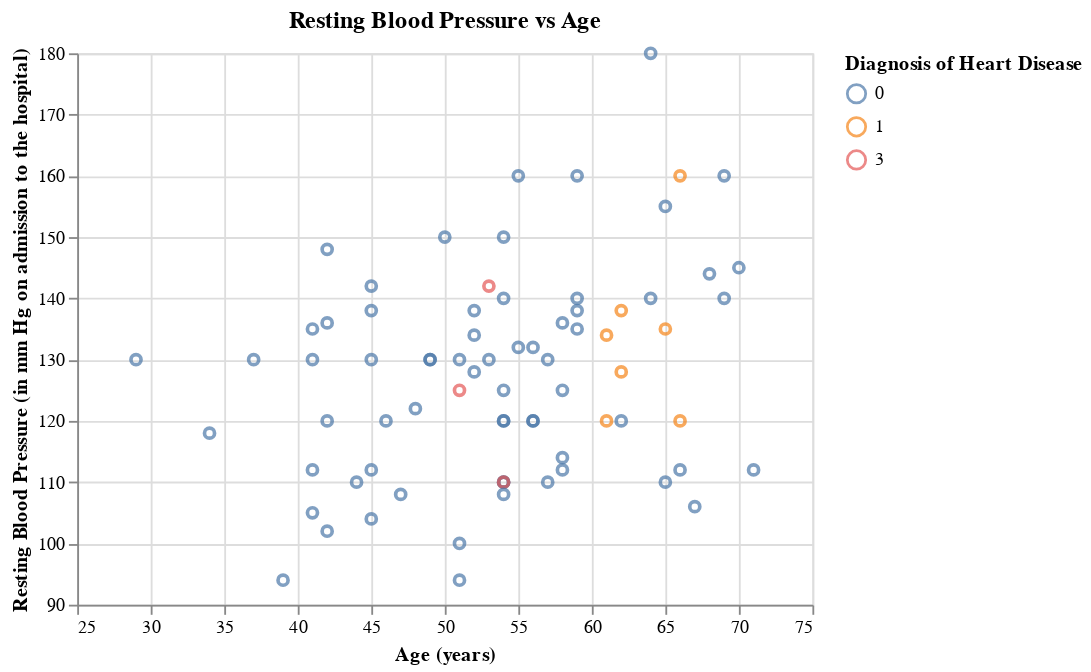

The code cell stored with this chart in its notebook:
### Markdown cell above
There are no clear trends in serum cholesterol and Age that can be seen through the plot above. However, if a patient falls within the range of ages 50 to 65 and have a serum cholesterol level of around 200 to 300, they should be aware that they have a higher risk of possessing heart disease.

### Code cell
plot3=alt.Chart(heart_test_predictions).mark_point().encode(
    x=alt.X("age",title = "Age (years)", scale=alt.Scale(zero=False)),
    y=alt.Y("trestbps",title = "Resting Blood Pressure (in mm Hg on admission to the hospital)", scale=alt.Scale(zero=False)),
    color=alt.Color("predicted:N",title = "Diagnosis of Heart Disease")
).properties(title="Resting Blood Pressure vs Age")
plot3

### Figure 1 — Vega-Lite specification as saved in the notebook (floating-point values rounded to 4 significant figures)
{"config": {"view": {"continuousWidth": 400, "continuousHeight": 300}}, "data": {"name": "data-126e00955e0362e263d044f6f4608d0d"}, "mark": "point", "encoding": {"color": {"field": "predicted", "title": "Diagnosis of Heart Disease", "type": "nominal"}, "x": {"field": "age", "scale": {"zero": false}, "title": "Age (years)", "type": "quantitative"}, "y": {"field": "trestbps", "scale": {"zero": false}, "title": "Resting Blood Pressure (in mm Hg on admission to the hospital)", "type": "quantitative"}}, "title": "Resting Blood Pressure vs Age", "$schema": "https://vega.github.io/schema/vega-lite/v4.17.0.json", "datasets": {"data-126e00955e0362e263d044f6f4608d0d": [{"age": 65, "sex": 1, "cp": 4, "trestbps": 110, "chol": 248, "fbs": 0, "restecg": 2, "thalach": 158, "exang": 0, "oldpeak": 0.6, "slope": 1, "ca": 2.0, "thal": 6.0, "num": 1, "predicted": 0}, {"age": 39, "sex": 0, "cp": 3, "trestbps": 94, "chol": 199, "fbs": 0, "restecg": 0, "thalach": 179, "exang": 0, "oldpeak": 0.0, "slope": 1, "ca": 0.0, "thal": 3.0, "num": 0, "predicted": 0}, {"age": 64, "sex": 1, "cp": 3, "trestbps": 140, "chol": 335, "fbs": 0, "restecg": 0, "thalach": 158, "exang": 0, "oldpeak": 0.0, "slope": 1, "ca": 0.0, "thal": 3.0, "num": 1, "predicted": 0}, {"age": 52, "sex": 1, "cp": 4, "trestbps": 128, "chol": 255, "fbs": 0, "restecg": 0, "thalach": 161, "exang": 1, "oldpeak": 0.0, "slope": 1, "ca": 1.0, "thal": 7.0, "num": 1, "predicted": 0}, {"age": 58, "sex": 1, "cp": 4, "trestbps": 125, "chol": 300, "fbs": 0, "restecg": 2, "thalach": 171, "exang": 0, "oldpeak": 0.0, "slope": 1, "ca": 2.0, "thal": 7.0, "num": 1, "predicted": 0}, {"age": 47, "sex": 1, "cp": 3, "trestbps": 108, "chol": 243, "fbs": 0, "restecg": 0, "thalach": 152, "exang": 0, "oldpeak": 0.0, "slope": 1, "ca": 0.0, "thal": 3.0, "num": 1, "predicted": 0}, {"age": 56, "sex": 1, "cp": 2, "trestbps": 120, "chol": 236, "fbs": 0, "restecg": 0, "thalach": 178, "exang": 0, "oldpeak": 0.8, "slope": 1, "ca": 0.0, "thal": 3.0, "num": 0, "predicted": 0}, {"age": 34, "sex": 0, "cp": 2, "trestbps": 118, "chol": 210, "fbs": 0, "restecg": 0, "thalach": 192, "exang": 0, "oldpeak": 0.7, "slope": 1, "ca": 0.0, "thal": 3.0, "num": 0, "predicted": 0}, {"age": 55, "sex": 1, "cp": 4, "trestbps": 132, "chol": 353, "fbs": 0, "restecg": 0, "thalach": 132, "exang": 1, "oldpeak": 1.2, "slope": 2, "ca": 1.0, "thal": 7.0, "num": 3, "predicted": 0}, {"age": 59, "sex": 1, "cp": 1, "trestbps": 160, "chol": 273, "fbs": 0, "restecg": 2, "thalach": 125, "exang": 0, "oldpeak": 0.0, "slope": 1, "ca": 0.0, "thal": 3.0, "num": 1, "predicted": 0}, {"age": 62, "sex": 1, "cp": 4, "trestbps": 120, "chol": 267, "fbs": 0, "restecg": 0, "thalach": 99, "exang": 1, "oldpeak": 1.8, "slope": 2, "ca": 2.0, "thal": 7.0, "num": 1, "predicted": 0}, {"age": 41, "sex": 0, "cp": 3, "trestbps": 112, "chol": 268, "fbs": 0, "restecg": 2, "thalach": 172, "exang": 1, "oldpeak": 0.0, "slope": 1, "ca": 0.0, "thal": 3.0, "num": 0, "predicted": 0}, {"age": 53, "sex": 1, "cp": 4, "trestbps": 142, "chol": 226, "fbs": 0, "restecg": 2, "thalach": 111, "exang": 1, "oldpeak": 0.0, "slope": 1, "ca": 0.0, "thal": 7.0, "num": 0, "predicted": 3}, {"age": 70, "sex": 1, "cp": 4, "trestbps": 145, "chol": 174, "fbs": 0, "restecg": 0, "thalach": 125, "exang": 1, "oldpeak": 2.6, "slope": 3, "ca": 0.0, "thal": 7.0, "num": 4, "predicted": 0}, {"age": 52, "sex": 1, "cp": 3, "trestbps": 138, "chol": 223, "fbs": 0, "restecg": 0, "thalach": 169, "exang": 0, "oldpeak": 0.0, "slope": 1, "ca": null, "thal": 3.0, "num": 0, "predicted": 0}, {"age": 58, "sex": 0, "cp": 2, "trestbps": 136, "chol": 319, "fbs": 1, "restecg": 2, "thalach": 152, "exang": 0, "oldpeak": 0.0, "slope": 1, "ca": 2.0, "thal": 3.0, "num": 3, "predicted": 0}, {"age": 41, "sex": 0, "cp": 2, "trestbps": 105, "chol": 198, "fbs": 0, "restecg": 0, "thalach": 168, "exang": 0, "oldpeak": 0.0, "slope": 1, "ca": 1.0, "thal": 3.0, "num": 0, "predicted": 0}, {"age": 67, "sex": 0, "cp": 4, "trestbps": 106, "chol": 223, "fbs": 0, "restecg": 0, "thalach": 142, "exang": 0, "oldpeak": 0.3, "slope": 1, "ca": 2.0, "thal": 3.0, "num": 0, "predicted": 0}, {"age": 52, "sex": 1, "cp": 2, "trestbps": 134, "chol": 201, "fbs": 0, "restecg": 0, "thalach": 158, "exang": 0, "oldpeak": 0.8, "slope": 1, "ca": 1.0, "thal": 3.0, "num": 0, "predicted": 0}, {"age": 51, "sex": 1, "cp": 3, "trestbps": 94, "chol": 227, "fbs": 0, "restecg": 0, "thalach": 154, "exang": 1, "oldpeak": 0.0, "slope": 1, "ca": 1.0, "thal": 7.0, "num": 0, "predicted": 0}, {"age": 29, "sex": 1, "cp": 2, "trestbps": 130, "chol": 204, "fbs": 0, "restecg": 2, "thalach": 202, "exang": 0, "oldpeak": 0.0, "slope": 1, "ca": 0.0, "thal": 3.0, "num": 0, "predicted": 0}, {"age": 61, "sex": 1, "cp": 4, "trestbps": 120, "chol": 260, "fbs": 0, "restecg": 0, "thalach": 140, "exang": 1, "oldpeak": 3.6, "slope": 2, "ca": 1.0, "thal": 7.0, "num": 2, "predicted": 1}, {"age": 54, "sex": 1, "cp": 4, "trestbps": 110, "chol": 239, "fbs": 0, "restecg": 0, "thalach": 126, "exang": 1, "oldpeak": 2.8, "slope": 2, "ca": 1.0, "thal": 7.0, "num": 3, "predicted": 0}, {"age": 59, "sex": 1, "cp": 4, "trestbps": 140, "chol": 177, "fbs": 0, "restecg": 0, "thalach": 162, "exang": 1, "oldpeak": 0.0, "slope": 1, "ca": 1.0, "thal": 7.0, "num": 2, "predicted": 0}, {"age": 54, "sex": 1, "cp": 3, "trestbps": 150, "chol": 232, "fbs": 0, "restecg": 2, "thalach": 165, "exang": 0, "oldpeak": 1.6, "slope": 1, "ca": 0.0, "thal": 7.0, "num": 0, "predicted": 0}, {"age": 51, "sex": 1, "cp": 1, "trestbps": 125, "chol": 213, "fbs": 0, "restecg": 2, "thalach": 125, "exang": 1, "oldpeak": 1.4, "slope": 1, "ca": 1.0, "thal": 3.0, "num": 0, "predicted": 3}, {"age": 64, "sex": 0, "cp": 4, "trestbps": 180, "chol": 325, "fbs": 0, "restecg": 0, "thalach": 154, "exang": 1, "oldpeak": 0.0, "slope": 1, "ca": 0.0, "thal": 3.0, "num": 0, "predicted": 0}, {"age": 69, "sex": 1, "cp": 3, "trestbps": 140, "chol": 254, "fbs": 0, "restecg": 2, "thalach": 146, "exang": 0, "oldpeak": 2.0, "slope": 2, "ca": 3.0, "thal": 7.0, "num": 2, "predicted": 0}, {"age": 54, "sex": 1, "cp": 4, "trestbps": 140, "chol": 239, "fbs": 0, "restecg": 0, "thalach": 160, "exang": 0, "oldpeak": 1.2, "slope": 1, "ca": 0.0, "thal": 3.0, "num": 0, "predicted": 0}, {"age": 55, "sex": 1, "cp": 4, "trestbps": 160, "chol": 289, "fbs": 0, "restecg": 2, "thalach": 145, "exang": 1, "oldpeak": 0.8, "slope": 2, "ca": 1.0, "thal": 7.0, "num": 4, "predicted": 0}, {"age": 48, "sex": 1, "cp": 4, "trestbps": 122, "chol": 222, "fbs": 0, "restecg": 2, "thalach": 186, "exang": 0, "oldpeak": 0.0, "slope": 1, "ca": 0.0, "thal": 3.0, "num": 0, "predicted": 0}, {"age": 42, "sex": 0, "cp": 4, "trestbps": 102, "chol": 265, "fbs": 0, "restecg": 2, "thalach": 122, "exang": 0, "oldpeak": 0.6, "slope": 2, "ca": 0.0, "thal": 3.0, "num": 0, "predicted": 0}, {"age": 66, "sex": 1, "cp": 2, "trestbps": 160, "chol": 246, "fbs": 0, "restecg": 0, "thalach": 120, "exang": 1, "oldpeak": 0.0, "slope": 2, "ca": 3.0, "thal": 6.0, "num": 2, "predicted": 1}, {"age": 66, "sex": 1, "cp": 4, "trestbps": 120, "chol": 302, "fbs": 0, "restecg": 2, "thalach": 151, "exang": 0, "oldpeak": 0.4, "slope": 2, "ca": 0.0, "thal": 3.0, "num": 0, "predicted": 1}, {"age": 57, "sex": 1, "cp": 4, "trestbps": 130, "chol": 131, "fbs": 0, "restecg": 0, "thalach": 115, "exang": 1, "oldpeak": 1.2, "slope": 2, "ca": 1.0, "thal": 7.0, "num": 3, "predicted": 0}, {"age": 71, "sex": 0, "cp": 4, "trestbps": 112, "chol": 149, "fbs": 0, "restecg": 0, "thalach": 125, "exang": 0, "oldpeak": 1.6, "slope": 2, "ca": 0.0, "thal": 3.0, "num": 0, "predicted": 0}, {"age": 53, "sex": 1, "cp": 3, "trestbps": 130, "chol": 246, "fbs": 1, "restecg": 2, "thalach": 173, "exang": 0, "oldpeak": 0.0, "slope": 1, "ca": 3.0, "thal": 3.0, "num": 0, "predicted": 0}, {"age": 44, "sex": 1, "cp": 4, "trestbps": 110, "chol": 197, "fbs": 0, "restecg": 2, "thalach": 177, "exang": 0, "oldpeak": 0.0, "slope": 1, "ca": 1.0, "thal": 3.0, "num": 1, "predicted": 0}, {"age": 59, "sex": 1, "cp": 4, "trestbps": 135, "chol": 234, "fbs": 0, "restecg": 0, "thalach": 161, "exang": 0, "oldpeak": 0.5, "slope": 2, "ca": 0.0, "thal": 7.0, "num": 0, "predicted": 0}, {"age": 61, "sex": 1, "cp": 1, "trestbps": 134, "chol": 234, "fbs": 0, "restecg": 0, "thalach": 145, "exang": 0, "oldpeak": 2.6, "slope": 2, "ca": 2.0, "thal": 3.0, "num": 2, "predicted": 1}, {"age": 62, "sex": 1, "cp": 2, "trestbps": 128, "chol": 208, "fbs": 1, "restecg": 2, "thalach": 140, "exang": 0, "oldpeak": 0.0, "slope": 1, "ca": 0.0, "thal": 3.0, "num": 0, "predicted": 1}, {"age": 37, "sex": 1, "cp": 3, "trestbps": 130, "chol": 250, "fbs": 0, "restecg": 0, "thalach": 187, "exang": 0, "oldpeak": 3.5, "slope": 3, "ca": 0.0, "thal": 3.0, "num": 0, "predicted": 0}, {"age": 54, "sex": 1, "cp": 4, "trestbps": 120, "chol": 188, "fbs": 0, "restecg": 0, "thalach": 113, "exang": 0, "oldpeak": 1.4, "slope": 2, "ca": 1.0, "thal": 7.0, "num": 2, "predicted": 0}, {"age": 42, "sex": 1, "cp": 1, "trestbps": 148, "chol": 244, "fbs": 0, "restecg": 2, "thalach": 178, "exang": 0, "oldpeak": 0.8, "slope": 1, "ca": 2.0, "thal": 3.0, "num": 0, "predicted": 0}, {"age": 54, "sex": 1, "cp": 3, "trestbps": 125, "chol": 273, "fbs": 0, "restecg": 2, "thalach": 152, "exang": 0, "oldpeak": 0.5, "slope": 3, "ca": 1.0, "thal": 3.0, "num": 0, "predicted": 0}, {"age": 49, "sex": 0, "cp": 4, "trestbps": 130, "chol": 269, "fbs": 0, "restecg": 0, "thalach": 163, "exang": 0, "oldpeak": 0.0, "slope": 1, "ca": 0.0, "thal": 3.0, "num": 0, "predicted": 0}, {"age": 45, "sex": 0, "cp": 2, "trestbps": 130, "chol": 234, "fbs": 0, "restecg": 2, "thalach": 175, "exang": 0, "oldpeak": 0.6, "slope": 2, "ca": 0.0, "thal": 3.0, "num": 0, "predicted": 0}, {"age": 45, "sex": 1, "cp": 4, "trestbps": 142, "chol": 309, "fbs": 0, "restecg": 2, "thalach": 147, "exang": 1, "oldpeak": 0.0, "slope": 2, "ca": 3.0, "thal": 7.0, "num": 3, "predicted": 0}, {"age": 66, "sex": 1, "cp": 4, "trestbps": 112, "chol": 212, "fbs": 0, "restecg": 2, "thalach": 132, "exang": 1, "oldpeak": 0.1, "slope": 1, "ca": 1.0, "thal": 3.0, "num": 2, "predicted": 0}, {"age": 42, "sex": 1, "cp": 3, "trestbps": 120, "chol": 240, "fbs": 1, "restecg": 0, "thalach": 194, "exang": 0, "oldpeak": 0.8, "slope": 3, "ca": 0.0, "thal": 7.0, "num": 0, "predicted": 0}, {"age": 45, "sex": 0, "cp": 4, "trestbps": 138, "chol": 236, "fbs": 0, "restecg": 2, "thalach": 152, "exang": 1, "oldpeak": 0.2, "slope": 2, "ca": 0.0, "thal": 3.0, "num": 0, "predicted": 0}, {"age": 68, "sex": 1, "cp": 4, "trestbps": 144, "chol": 193, "fbs": 1, "restecg": 0, "thalach": 141, "exang": 0, "oldpeak": 3.4, "slope": 2, "ca": 2.0, "thal": 7.0, "num": 2, "predicted": 0}, {"age": 69, "sex": 1, "cp": 1, "trestbps": 160, "chol": 234, "fbs": 1, "restecg": 2, "thalach": 131, "exang": 0, "oldpeak": 0.1, "slope": 2, "ca": 1.0, "thal": 3.0, "num": 0, "predicted": 0}, {"age": 54, "sex": 0, "cp": 3, "trestbps": 110, "chol": 214, "fbs": 0, "restecg": 0, "thalach": 158, "exang": 0, "oldpeak": 1.6, "slope": 2, "ca": 0.0, "thal": 3.0, "num": 0, "predicted": 0}, {"age": 41, "sex": 1, "cp": 3, "trestbps": 130, "chol": 214, "fbs": 0, "restecg": 2, "thalach": 168, "exang": 0, "oldpeak": 2.0, "slope": 2, "ca": 0.0, "thal": 3.0, "num": 0, "predicted": 0}, {"age": 58, "sex": 1, "cp": 3, "trestbps": 112, "chol": 230, "fbs": 0, "restecg": 2, "thalach": 165, "exang": 0, "oldpeak": 2.5, "slope": 2, "ca": 1.0, "thal": 7.0, "num": 4, "predicted": 0}, {"age": 58, "sex": 1, "cp": 4, "trestbps": 114, "chol": 318, "fbs": 0, "restecg": 1, "thalach": 140, "exang": 0, "oldpeak": 4.4, "slope": 3, "ca": 3.0, "thal": 6.0, "num": 4, "predicted": 0}, {"age": 65, "sex": 0, "cp": 3, "trestbps": 155, "chol": 269, "fbs": 0, "restecg": 0, "thalach": 148, "exang": 0, "oldpeak": 0.8, "slope": 1, "ca": 0.0, "thal": 3.0, "num": 0, "predicted": 0}, {"age": 50, "sex": 1, "cp": 4, "trestbps": 150, "chol": 243, "fbs": 0, "restecg": 2, "thalach": 128, "exang": 0, "oldpeak": 2.6, "slope": 2, "ca": 0.0, "thal": 7.0, "num": 4, "predicted": 0}, {"age": 54, "sex": 1, "cp": 3, "trestbps": 120, "chol": 258, "fbs": 0, "restecg": 2, "thalach": 147, "exang": 0, "oldpeak": 0.4, "slope": 2, "ca": 0.0, "thal": 7.0, "num": 0, "predicted": 0}, {"age": 54, "sex": 1, "cp": 4, "trestbps": 110, "chol": 206, "fbs": 0, "restecg": 2, "thalach": 108, "exang": 1, "oldpeak": 0.0, "slope": 2, "ca": 1.0, "thal": 3.0, "num": 3, "predicted": 3}, {"age": 49, "sex": 1, "cp": 2, "trestbps": 130, "chol": 266, "fbs": 0, "restecg": 0, "thalach": 171, "exang": 0, "oldpeak": 0.6, "slope": 1, "ca": 0.0, "thal": 3.0, "num": 0, "predicted": 0}, {"age": 54, "sex": 0, "cp": 3, "trestbps": 108, "chol": 267, "fbs": 0, "restecg": 2, "thalach": 167, "exang": 0, "oldpeak": 0.0, "slope": 1, "ca": 0.0, "thal": 3.0, "num": 0, "predicted": 0}, {"age": 59, "sex": 1, "cp": 4, "trestbps": 138, "chol": 271, "fbs": 0, "restecg": 2, "thalach": 182, "exang": 0, "oldpeak": 0.0, "slope": 1, "ca": 0.0, "thal": 3.0, "num": 0, "predicted": 0}, {"age": 45, "sex": 1, "cp": 4, "trestbps": 104, "chol": 208, "fbs": 0, "restecg": 2, "thalach": 148, "exang": 1, "oldpeak": 3.0, "slope": 2, "ca": 0.0, "thal": 3.0, "num": 0, "predicted": 0}, {"age": 62, "sex": 0, "cp": 4, "trestbps": 138, "chol": 294, "fbs": 1, "restecg": 0, "thalach": 106, "exang": 0, "oldpeak": 1.9, "slope": 2, "ca": 3.0, "thal": 3.0, "num": 2, "predicted": 1}, {"age": 56, "sex": 1, "cp": 4, "trestbps": 132, "chol": 184, "fbs": 0, "restecg": 2, "thalach": 105, "exang": 1, "oldpeak": 2.1, "slope": 2, "ca": 1.0, "thal": 6.0, "num": 1, "predicted": 0}, {"age": 42, "sex": 1, "cp": 4, "trestbps": 136, "chol": 315, "fbs": 0, "restecg": 0, "thalach": 125, "exang": 1, "oldpeak": 1.8, "slope": 2, "ca": 0.0, "thal": 6.0, "num": 2, "predicted": 0}, {"age": 65, "sex": 1, "cp": 4, "trestbps": 135, "chol": 254, "fbs": 0, "restecg": 2, "thalach": 127, "exang": 0, "oldpeak": 2.8, "slope": 2, "ca": 1.0, "thal": 7.0, "num": 2, "predicted": 1}, {"age": 46, "sex": 1, "cp": 4, "trestbps": 120, "chol": 249, "fbs": 0, "restecg": 2, "thalach": 144, "exang": 0, "oldpeak": 0.8, "slope": 1, "ca": 0.0, "thal": 7.0, "num": 1, "predicted": 0}, {"age": 57, "sex": 1, "cp": 4, "trestbps": 110, "chol": 201, "fbs": 0, "restecg": 0, "thalach": 126, "exang": 1, "oldpeak": 1.5, "slope": 2, "ca": 0.0, "thal": 6.0, "num": 0, "predicted": 0}, {"age": 51, "sex": 0, "cp": 3, "trestbps": 130, "chol": 256, "fbs": 0, "restecg": 2, "thalach": 149, "exang": 0, "oldpeak": 0.5, "slope": 1, "ca": 0.0, "thal": 3.0, "num": 0, "predicted": 0}, {"age": 56, "sex": 1, "cp": 1, "trestbps": 120, "chol": 193, "fbs": 0, "restecg": 2, "thalach": 162, "exang": 0, "oldpeak": 1.9, "slope": 2, "ca": 0.0, "thal": 7.0, "num": 0, "predicted": 0}, {"age": 45, "sex": 0, "cp": 2, "trestbps": 112, "chol": 160, "fbs": 0, "restecg": 0, "thalach": 138, "exang": 0, "oldpeak": 0.0, "slope": 2, "ca": 0.0, "thal": 3.0, "num": 0, "predicted": 0}, {"age": 41, "sex": 1, "cp": 2, "trestbps": 135, "chol": 203, "fbs": 0, "restecg": 0, "thalach": 132, "exang": 0, "oldpeak": 0.0, "slope": 2, "ca": 0.0, "thal": 6.0, "num": 0, "predicted": 0}, {"age": 51, "sex": 1, "cp": 3, "trestbps": 100, "chol": 222, "fbs": 0, "restecg": 0, "thalach": 143, "exang": 1, "oldpeak": 1.2, "slope": 2, "ca": 0.0, "thal": 3.0, "num": 0, "predicted": 0}]}}
